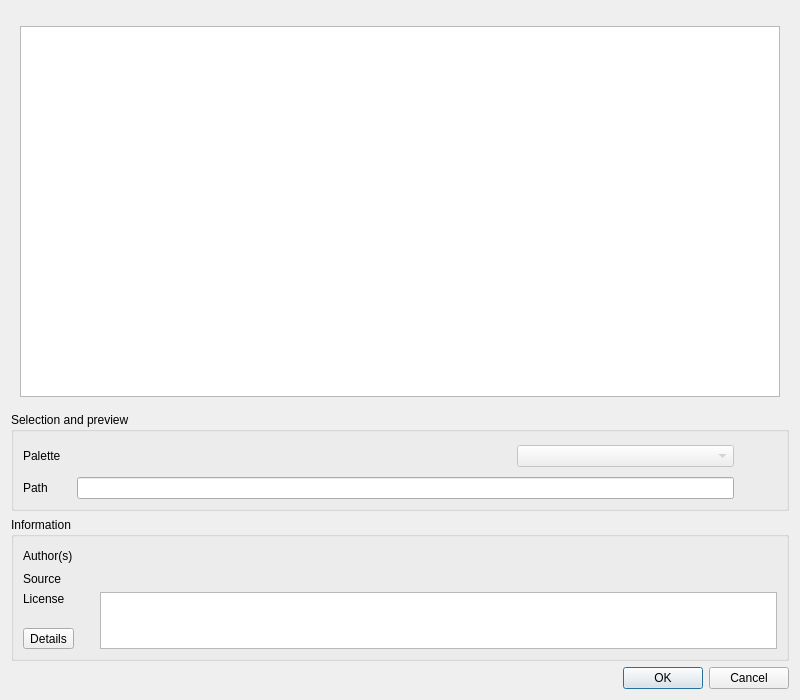
<?xml version="1.0" encoding="UTF-8"?>
<ui version="4.0">
 <class>QgsCptCityColorRampV2DialogBase</class>
 <widget class="QDialog" name="QgsCptCityColorRampV2DialogBase">
  <property name="geometry">
   <rect>
    <x>0</x>
    <y>0</y>
    <width>800</width>
    <height>700</height>
   </rect>
  </property>
  <property name="sizePolicy">
   <sizepolicy hsizetype="Preferred" vsizetype="Preferred">
    <horstretch>0</horstretch>
    <verstretch>1</verstretch>
   </sizepolicy>
  </property>
  <property name="windowTitle">
   <string>cpt-city color ramp</string>
  </property>
  <layout class="QVBoxLayout">
   <property name="sizeConstraint">
    <enum>QLayout::SetMinimumSize</enum>
   </property>
   <item>
    <widget class="QTabBar" name="tabBar" native="true"/>
   </item>
   <item>
    <widget class="QStackedWidget" name="stackedWidget">
     <property name="currentIndex">
      <number>0</number>
     </property>
     <widget class="QWidget" name="page_1">
      <layout class="QVBoxLayout" name="verticalLayout_3">
       <item>
        <widget class="QTreeView" name="mBrowserView"/>
       </item>
      </layout>
     </widget>
    </widget>
   </item>
   <item>
    <widget class="QGroupBox" name="groupBox_3">
     <property name="title">
      <string>Selection and preview</string>
     </property>
     <layout class="QGridLayout" name="gridLayout">
      <item row="0" column="1">
       <spacer name="horizontalSpacer_6">
        <property name="orientation">
         <enum>Qt::Horizontal</enum>
        </property>
        <property name="sizeType">
         <enum>QSizePolicy::Fixed</enum>
        </property>
        <property name="sizeHint" stdset="0">
         <size>
          <width>10</width>
          <height>20</height>
         </size>
        </property>
       </spacer>
      </item>
      <item row="0" column="6" rowspan="2">
       <widget class="QLabel" name="lblPreview">
        <property name="frameShape">
         <enum>QFrame::NoFrame</enum>
        </property>
        <property name="frameShadow">
         <enum>QFrame::Plain</enum>
        </property>
        <property name="text">
         <string/>
        </property>
        <property name="alignment">
         <set>Qt::AlignCenter</set>
        </property>
       </widget>
      </item>
      <item row="0" column="7">
       <spacer name="horizontalSpacer_3">
        <property name="orientation">
         <enum>Qt::Horizontal</enum>
        </property>
        <property name="sizeType">
         <enum>QSizePolicy::Fixed</enum>
        </property>
        <property name="sizeHint" stdset="0">
         <size>
          <width>10</width>
          <height>20</height>
         </size>
        </property>
       </spacer>
      </item>
      <item row="0" column="2">
       <layout class="QHBoxLayout" name="horizontalLayout_2">
        <property name="sizeConstraint">
         <enum>QLayout::SetMinimumSize</enum>
        </property>
        <item>
         <widget class="QLabel" name="lblSchemeName">
          <property name="sizePolicy">
           <sizepolicy hsizetype="MinimumExpanding" vsizetype="Preferred">
            <horstretch>0</horstretch>
            <verstretch>0</verstretch>
           </sizepolicy>
          </property>
          <property name="minimumSize">
           <size>
            <width>150</width>
            <height>0</height>
           </size>
          </property>
          <property name="text">
           <string/>
          </property>
          <property name="wordWrap">
           <bool>true</bool>
          </property>
         </widget>
        </item>
        <item>
         <spacer name="horizontalSpacer_2">
          <property name="orientation">
           <enum>Qt::Horizontal</enum>
          </property>
          <property name="sizeType">
           <enum>QSizePolicy::MinimumExpanding</enum>
          </property>
          <property name="sizeHint" stdset="0">
           <size>
            <width>5</width>
            <height>30</height>
           </size>
          </property>
         </spacer>
        </item>
        <item>
         <widget class="QComboBox" name="cboVariantName">
          <property name="enabled">
           <bool>false</bool>
          </property>
          <property name="sizePolicy">
           <sizepolicy hsizetype="MinimumExpanding" vsizetype="Fixed">
            <horstretch>0</horstretch>
            <verstretch>0</verstretch>
           </sizepolicy>
          </property>
          <property name="minimumSize">
           <size>
            <width>175</width>
            <height>0</height>
           </size>
          </property>
          <property name="styleSheet">
           <string notr="true"/>
          </property>
         </widget>
        </item>
       </layout>
      </item>
      <item row="1" column="0">
       <widget class="QLabel" name="label_6">
        <property name="text">
         <string>Path</string>
        </property>
       </widget>
      </item>
      <item row="1" column="2">
       <widget class="QLineEdit" name="lblSchemePath">
        <property name="sizePolicy">
         <sizepolicy hsizetype="MinimumExpanding" vsizetype="Fixed">
          <horstretch>0</horstretch>
          <verstretch>0</verstretch>
         </sizepolicy>
        </property>
        <property name="minimumSize">
         <size>
          <width>350</width>
          <height>0</height>
         </size>
        </property>
        <property name="readOnly">
         <bool>true</bool>
        </property>
       </widget>
      </item>
      <item row="0" column="0">
       <widget class="QLabel" name="label_2">
        <property name="sizePolicy">
         <sizepolicy hsizetype="Maximum" vsizetype="Preferred">
          <horstretch>0</horstretch>
          <verstretch>0</verstretch>
         </sizepolicy>
        </property>
        <property name="text">
         <string>Palette</string>
        </property>
       </widget>
      </item>
      <item row="0" column="5">
       <spacer name="horizontalSpacer">
        <property name="orientation">
         <enum>Qt::Horizontal</enum>
        </property>
        <property name="sizeType">
         <enum>QSizePolicy::Fixed</enum>
        </property>
        <property name="sizeHint" stdset="0">
         <size>
          <width>20</width>
          <height>20</height>
         </size>
        </property>
       </spacer>
      </item>
     </layout>
    </widget>
   </item>
   <item>
    <widget class="QGroupBox" name="groupBox_2">
     <property name="title">
      <string>Information</string>
     </property>
     <layout class="QVBoxLayout" name="verticalLayout_2">
      <item>
       <layout class="QGridLayout" name="_2">
        <item row="3" column="0">
         <widget class="QLabel" name="label_5">
          <property name="text">
           <string>License</string>
          </property>
          <property name="alignment">
           <set>Qt::AlignLeading|Qt::AlignLeft|Qt::AlignVCenter</set>
          </property>
         </widget>
        </item>
        <item row="4" column="0">
         <spacer name="horizontalSpacer_4">
          <property name="orientation">
           <enum>Qt::Horizontal</enum>
          </property>
          <property name="sizeType">
           <enum>QSizePolicy::Fixed</enum>
          </property>
          <property name="sizeHint" stdset="0">
           <size>
            <width>10</width>
            <height>10</height>
           </size>
          </property>
         </spacer>
        </item>
        <item row="2" column="0">
         <widget class="QLabel" name="label_3">
          <property name="text">
           <string>Source</string>
          </property>
         </widget>
        </item>
        <item row="1" column="1">
         <spacer name="horizontalSpacer_5">
          <property name="orientation">
           <enum>Qt::Horizontal</enum>
          </property>
          <property name="sizeType">
           <enum>QSizePolicy::Fixed</enum>
          </property>
          <property name="sizeHint" stdset="0">
           <size>
            <width>20</width>
            <height>20</height>
           </size>
          </property>
         </spacer>
        </item>
        <item row="1" column="0">
         <widget class="QLabel" name="label_4">
          <property name="sizePolicy">
           <sizepolicy hsizetype="Maximum" vsizetype="Preferred">
            <horstretch>0</horstretch>
            <verstretch>0</verstretch>
           </sizepolicy>
          </property>
          <property name="text">
           <string>Author(s)</string>
          </property>
         </widget>
        </item>
        <item row="1" column="2">
         <widget class="QLabel" name="lblAuthorName">
          <property name="text">
           <string/>
          </property>
          <property name="wordWrap">
           <bool>true</bool>
          </property>
         </widget>
        </item>
        <item row="2" column="2">
         <widget class="QLabel" name="lblSrcLink">
          <property name="text">
           <string/>
          </property>
          <property name="wordWrap">
           <bool>true</bool>
          </property>
         </widget>
        </item>
        <item row="5" column="0">
         <widget class="QToolButton" name="pbtnLicenseDetails">
          <property name="text">
           <string>Details</string>
          </property>
         </widget>
        </item>
        <item row="3" column="2" rowspan="3">
         <widget class="QTextEdit" name="lblLicenseName">
          <property name="sizePolicy">
           <sizepolicy hsizetype="Expanding" vsizetype="Ignored">
            <horstretch>0</horstretch>
            <verstretch>0</verstretch>
           </sizepolicy>
          </property>
          <property name="readOnly">
           <bool>true</bool>
          </property>
          <property name="acceptRichText">
           <bool>false</bool>
          </property>
         </widget>
        </item>
       </layout>
      </item>
     </layout>
    </widget>
   </item>
   <item>
    <widget class="QDialogButtonBox" name="buttonBox">
     <property name="orientation">
      <enum>Qt::Horizontal</enum>
     </property>
     <property name="standardButtons">
      <set>QDialogButtonBox::Cancel|QDialogButtonBox::Ok</set>
     </property>
    </widget>
   </item>
  </layout>
 </widget>
 <customwidgets>
  <customwidget>
   <class>QTabBar</class>
   <extends>QWidget</extends>
   <header>qtabbar.h</header>
   <container>1</container>
  </customwidget>
 </customwidgets>
 <tabstops>
  <tabstop>buttonBox</tabstop>
 </tabstops>
 <resources/>
 <connections>
  <connection>
   <sender>buttonBox</sender>
   <signal>accepted()</signal>
   <receiver>QgsCptCityColorRampV2DialogBase</receiver>
   <slot>accept()</slot>
   <hints>
    <hint type="sourcelabel">
     <x>258</x>
     <y>281</y>
    </hint>
    <hint type="destinationlabel">
     <x>168</x>
     <y>256</y>
    </hint>
   </hints>
  </connection>
  <connection>
   <sender>buttonBox</sender>
   <signal>rejected()</signal>
   <receiver>QgsCptCityColorRampV2DialogBase</receiver>
   <slot>reject()</slot>
   <hints>
    <hint type="sourcelabel">
     <x>363</x>
     <y>273</y>
    </hint>
    <hint type="destinationlabel">
     <x>371</x>
     <y>259</y>
    </hint>
   </hints>
  </connection>
 </connections>
</ui>
